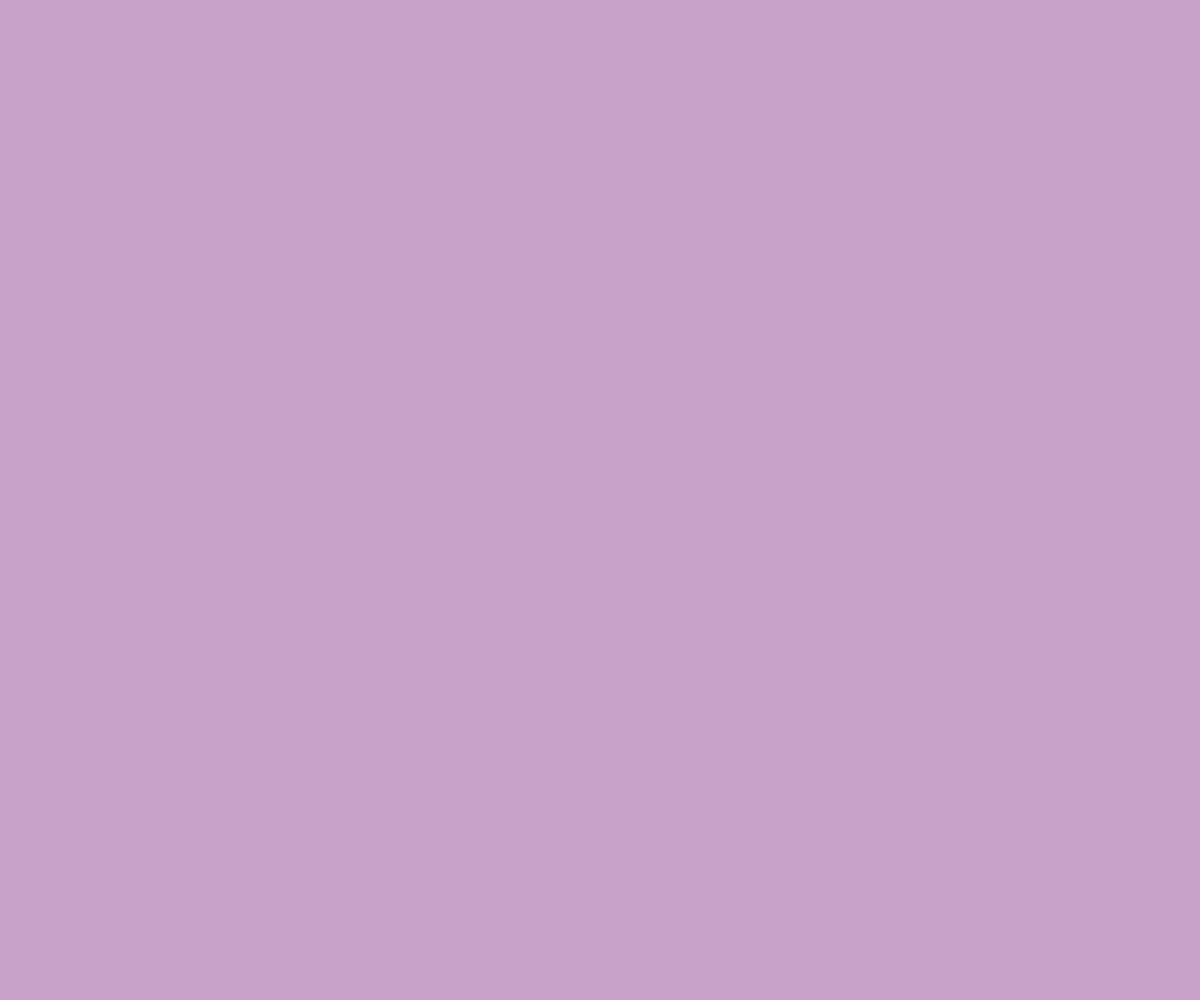
Frame 1 (no input)
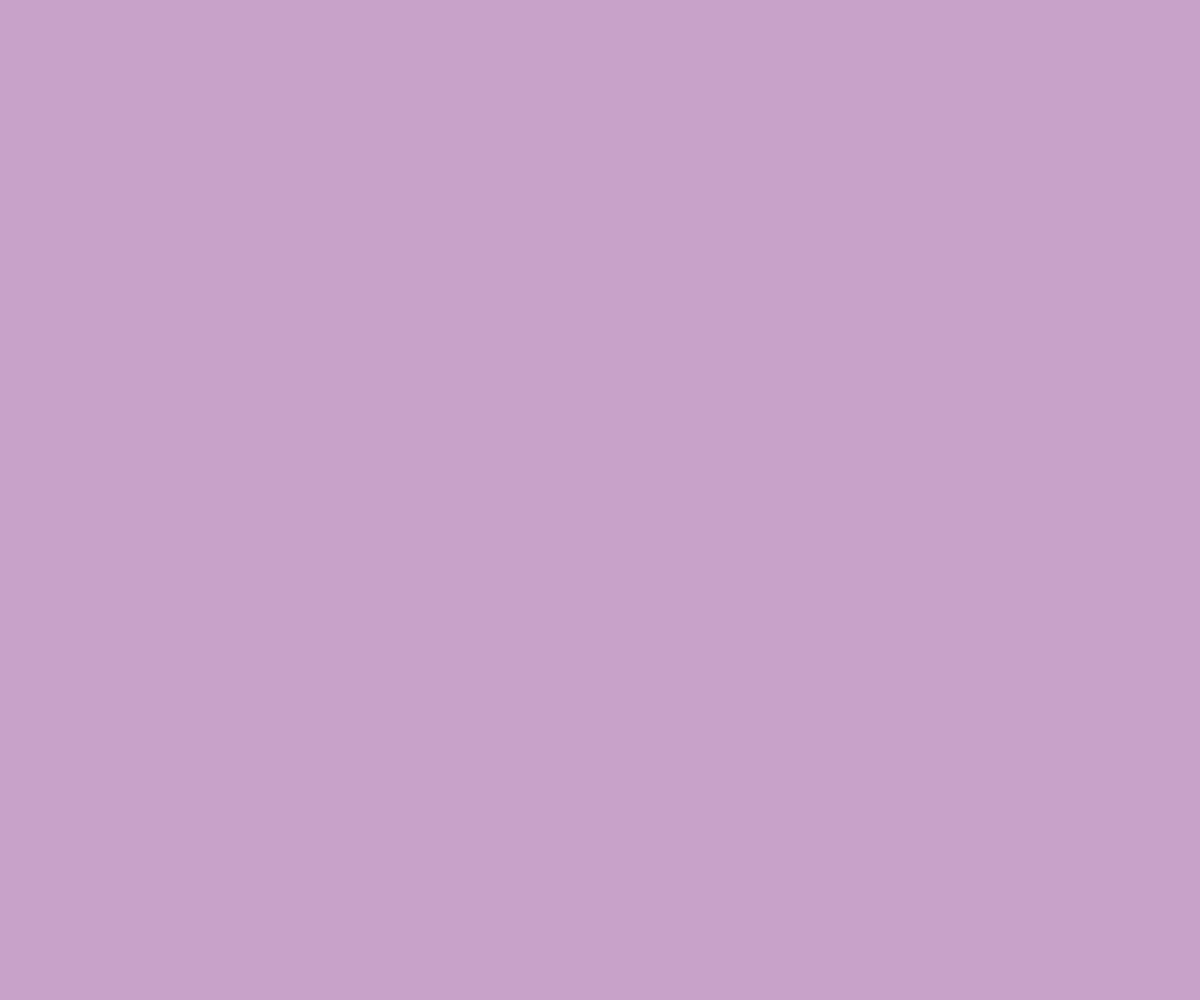
Frame 60 (no input)
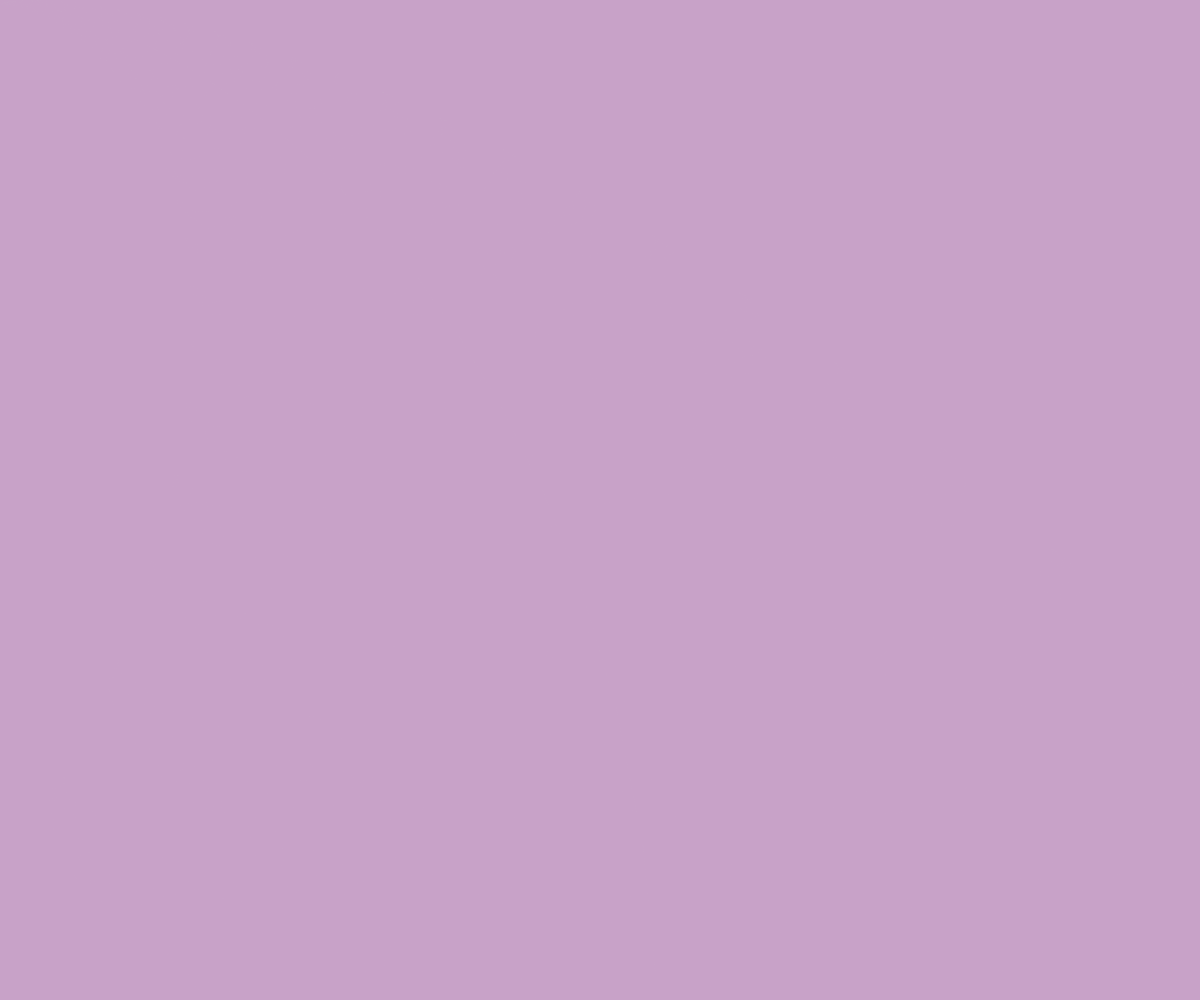
Frame 120 (the mouse pressed at the canvas centre since frame 60)

The p5.js sketch that drew these frames (run headless with seeded random() and noise() and a simulated clock; from frame 60 on, the mouse is pressed at the canvas centre):

// p5.js sketch
// ── sketch.js
var canvas;

function setup() {
canvas = createCanvas(windowWidth, windowHeight);
canvas.position(0, 0);
canvas.style('z-index', '-1');
background("#C8A2C8");
stroke("white");
}
let x;
let y;
let lastX = 0;
let lastY = 0;
let num;

function draw() {
strokeWeight(0.1);

for (i = 0; i < 100; i++) {
let mapX = map(lastX, -2.182, 2.6558, windowWidth, 0);
let mapY = map(lastY, 0, 9.9983, windowWidth, 0);

point(mapX, mapY);

num = random(0, 100);

if (num < 1) {
x = 0;
y = 0.16 * lastY;
}
else if (num <= 7) {
x = -0.15 * lastX + 0.28 * lastY;
y = 0.26 * lastX + 0.24 * lastY + 0.44;
}
else if (num <= 14) {
x = 0.2 * lastX - 0.26 * lastY;
y = 0.23 * lastX + 0.22 * lastY + 1.6;
}
else {
x = 0.85 * lastX + 0.04 * lastY;
y = -0.04 * lastX + 0.85 * lastY + 1.6;
}

lastX = x;
lastY = y;
}
}
